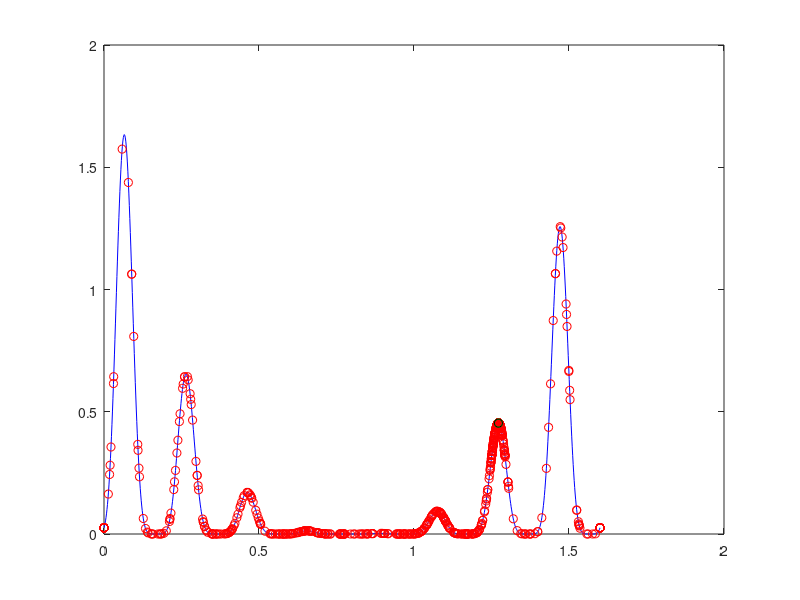
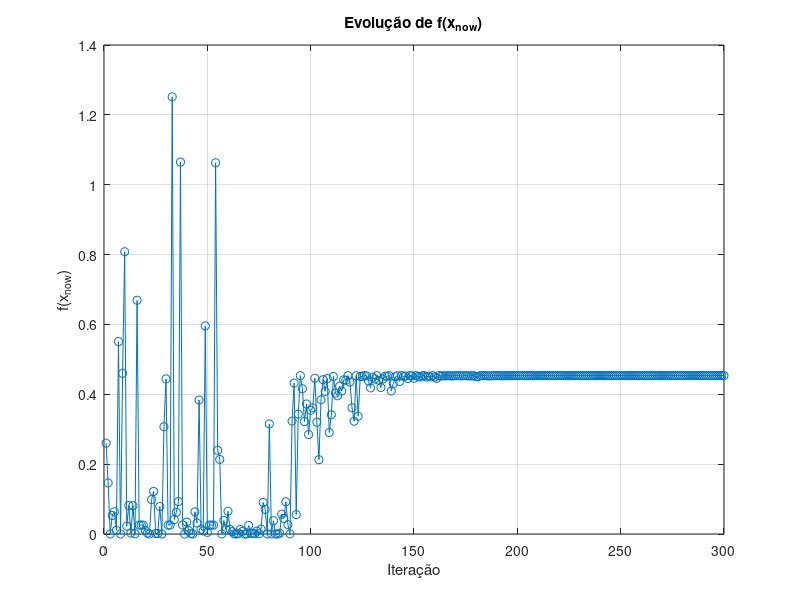
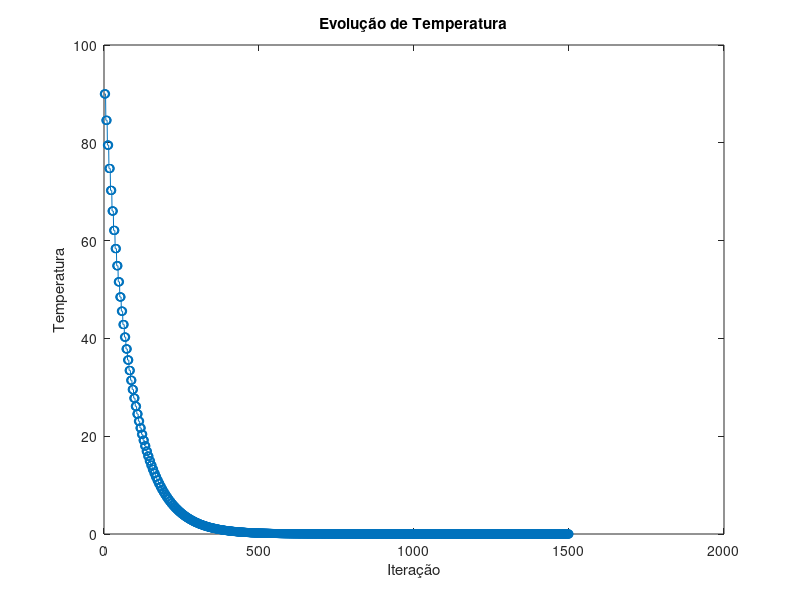
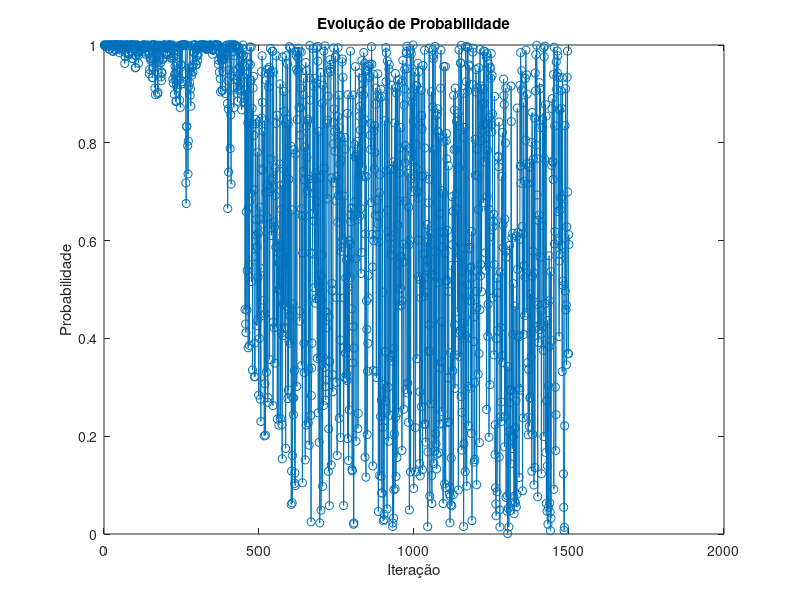

The MATLAB source for these figures, in order:
close all
clear all

% Função
f = @(x) 4*(sin(5*pi*x+0.5)).^6 .* exp(log2((x-0.8).^2));

% Intervalo e visualização inicial
x = linspace(0,1.6,1000);
y = f(x);
figure(1)
plot(x, y, 'b');
hold on;

% Parâmetros do SA
t = 1;
Tmax = 90;        % Temperatura maxima sugerida nos powerpoints do prof
T = Tmax;         % Temperatura inicial
alfa = 0.94;      % Fator de decaimento, parece melhor em 0.96 aqui
cicles = 300;     % Número de ciclos
Tit = 5;          % Iterações por temperatura
t_i = 1;          % Iterações do plot da temperatura
x_t = rand * 1.6; % Solução inicial aleatória
k = 0.8 * 1.6;    % Escalar do passo (tamanho máximo do primeiro passo)
f_evolucao = zeros(cicles, 1); % Evolução da y
t_evolucao = zeros(cicles * Tit, 1); % Evolução da temperatura
p_evolucao = zeros(cicles * Tit, 1); % Evolução da probabilidade

while t <= cicles
    n = 1;
    while n <= Tit
        xi = k * ((T / Tmax) ^ 0.5); % tamanho do passo a dar
        x_new = x_t + (rand - 0.5) * xi; % x novo para testar
        x_new = max(0, min(1.6, x_new)); % confirmar intervalo
        dE = f(x_new) - f(x_t); % Calcula delta de energia
        p = exp(-abs(dE) / T); % Probabilidade de aceitação

        if dE >= 0 || rand < p % Critérios de movimentação
            x_t = x_new; % se aceite muda
        end

        f_evolucao(t) = x_t; % guarda x atual num array
        if f(x_t) >= f(max(f_evolucao(t)))
            max_t = x_t;
        end

        plot(x_t, f(x_t), 'ro'); % Visualiza ponto atual
        n = n + 1;
        
        t_evolucao(t_i) = T;
        p_evolucao(t_i) = p;       
        t_i = t_i + 1;
    end

    T = alfa * T; % Atualiza temperatura e armazena evolução
    t = t + 1;
end

plot(x_t, f(x_t), 'go'); % último ponto
plot(max_t, f(max_t), 'ko'); % ponto máximo

% Gráfico da evolução da função
figure(2);
plot(1:cicles, f(f_evolucao), '-o');
xlabel('Iteração');
ylabel('f(x_{now})');
title('Evolução de f(x_{now})');
grid on;

% Gráfico da evolução da temperatura
figure(3);
plot(1:length(t_evolucao), t_evolucao, '-o');
xlabel('Iteração');
ylabel('Temperatura');
title('Evolução de Temperatura');

% Gráfico da evolução da probabilidade
figure(4);
plot(1:length(t_evolucao), p_evolucao, '-o');
xlabel('Iteração');
ylabel('Probabilidade');
title('Evolução de Probabilidade');

